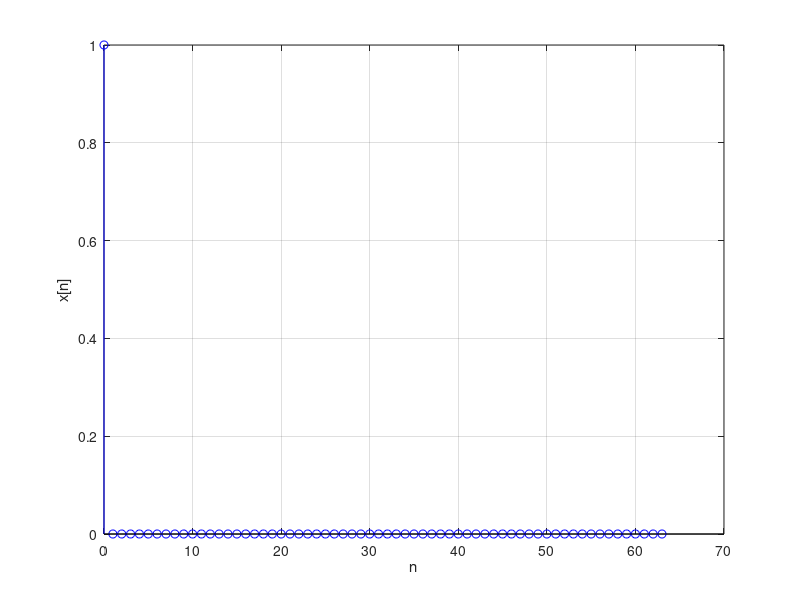
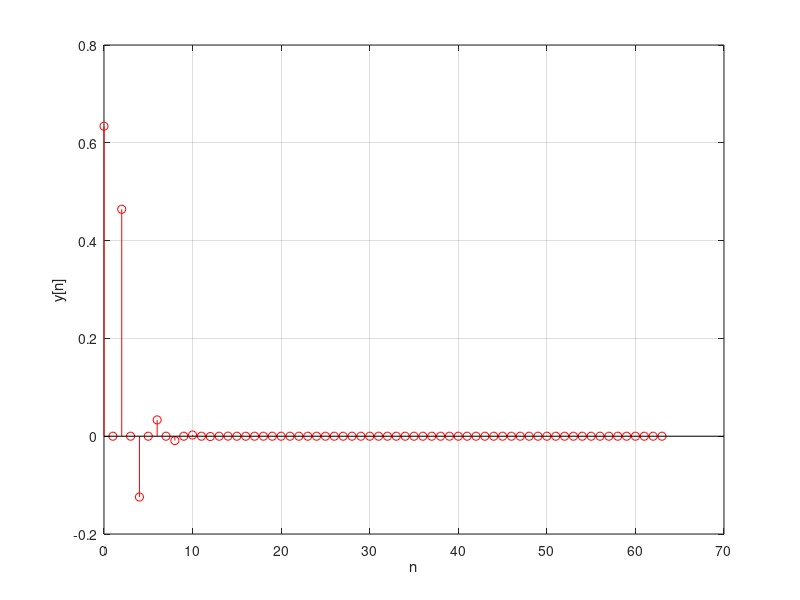

Recreate these plots in MATLAB, in order.
clear all;close all;clc;clf;
n=0:63;
# ------------------------------------------------------------
# y[n] + 0y[n-1] + 0.268y[n-2]=0.634x[n] + 0x[n-1]+ 0.634x[n]
# ------------------------------------------------------------
A=[   1    0 +0.268 ];
B=[ 0.634  0 +0.634 ];
# Secuencia de entrada impulso unitario
x=[1 zeros(1,(length(n)-1))];
#
figure(1),
stem(n, x, 'b');grid;
xlabel('n');ylabel('x[n]');
# Condiciones iniciales
y1=0; # y[-1]=0
Ci=[y1];
# Aplicación de la función filter
y=filter(B, A, x);
# Gráfica de la señal de salida
figure(2),
stem(n,y,'r');grid;
xlabel('n'); ylabel('y[n]');
